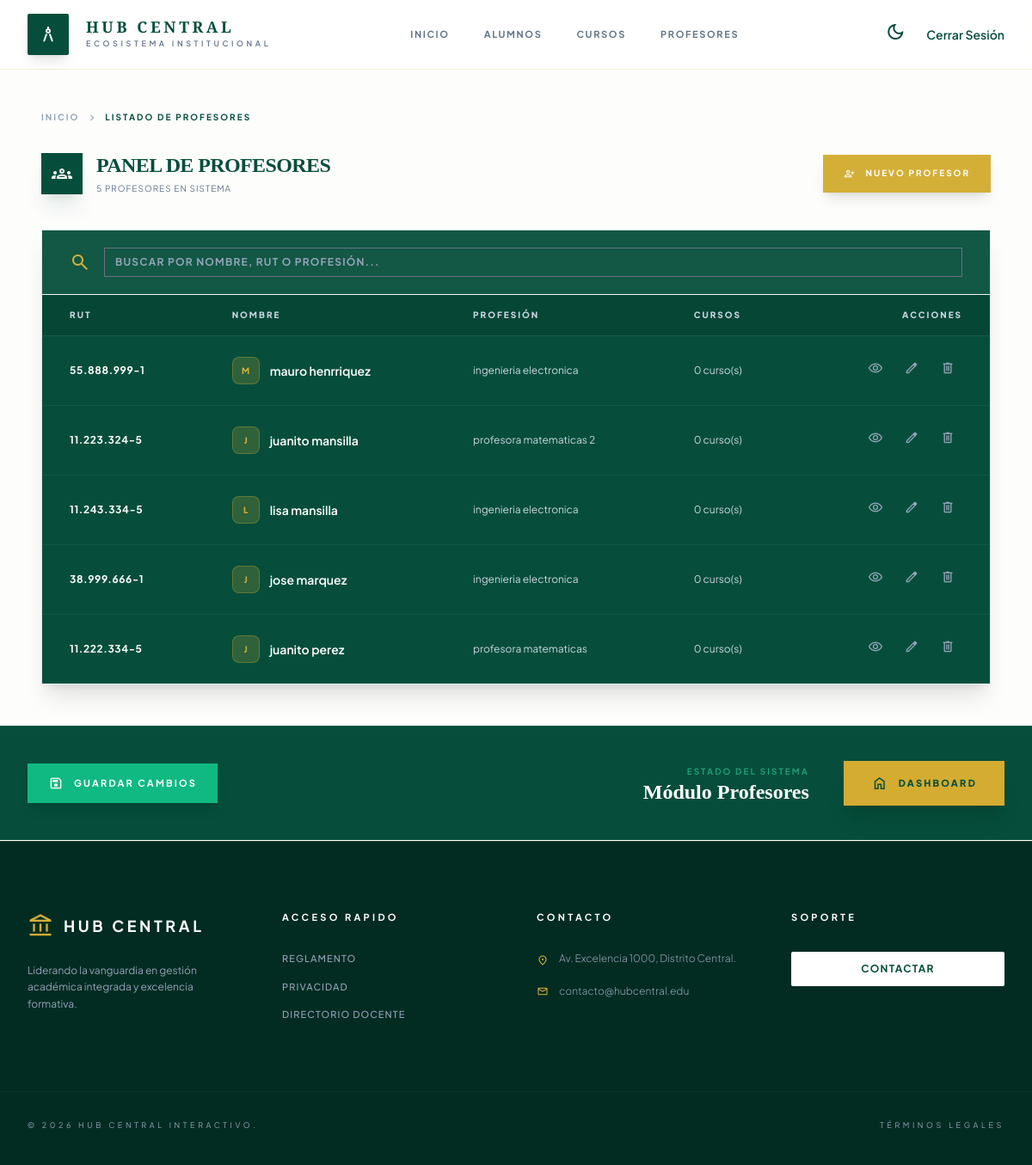
/profesores/lista/ (signed in), run on the app's committed database.
### profesores/models.py (models this page shows, shortened)
class Profesor(models.Model):
    rut = models.CharField(max_length=12, primary_key=True, verbose_name="RUT")
    nombre = models.CharField(max_length=100, verbose_name="Nombre")
    apellido = models.CharField(max_length=100, verbose_name="Apellido")
    fecha_nacimiento = models.DateField(verbose_name="Fecha de Nacimiento")
    profesion = models.CharField(max_length=150, verbose_name="Profesión")
    class Meta:
        verbose_name = "Profesor"
        verbose_name_plural = "Profesores"
        ordering = ['apellido', 'nombre']

### profesores/views.py (the view)
# urls.py: path('lista/', views.lista_profesores, name='lista_profesores'),
@login_required
def lista_profesores(request):
    profesores = Profesor.objects.all()
    contexto = {'lista_profesores': profesores}
    return render(request, 'profesores/lista_profesores.html', contexto)

### profesores/templates/profesores/lista_profesores.html (shortened to what this page needs)
{% extends 'base.html' %}
{% block main %}
    <div class="max-w-6xl mx-auto px-6 py-12">
        <nav class="flex items-center gap-2 text-[10px] font-bold text-slate-400 mb-8 uppercase tracking-[0.2em]">
            <a class="hover:text-primary transition-colors" href="{% url 'base' %}">Inicio</a>
            <span class="material-symbols-outlined text-[14px]">chevron_right</span>
            <span class="text-secondary dark:text-primary">Listado de Profesores</span>
        </nav>
        <div class="flex flex-col md:flex-row md:items-center justify-between gap-6 mb-10">
            <div class="flex items-center gap-4">
                <div class="size-12 bg-secondary dark:bg-primary flex items-center justify-center text-white dark:text-secondary shadow-xl shadow-secondary/10">
                    <span class="material-symbols-outlined">groups</span>
                </div>
                <div>
                    <h1 class="text-2xl font-serif font-bold text-secondary dark:text-white uppercase tracking-tight">
                        Panel de Profesores</h1>
                    <p class="text-slate-500 dark:text-slate-400 text-[10px] uppercase tracking-widest mt-1">
                        {% if lista_profesores %}
                            {{ lista_profesores|length }} Profesor{{ lista_profesores|length|pluralize:"es" }} en sistema
                        {% else %}
                            No hay registros disponibles
                        {% endif %}
                    </p>
                </div>
            </div>
            <a href="{% url 'agregar_profesor' %}"
               class="flex items-center justify-center gap-3 bg-primary hover:bg-secondary text-white dark:text-slate-900 font-bold py-3 px-6 uppercase tracking-[0.2em] text-[10px] transition-all shadow-lg hover:shadow-primary/20">
                <span class="material-symbols-outlined text-sm">person_add</span> Nuevo Profesor
            </a>
        </div>
        {% if lista_profesores %}
            <div class="bg-secondary dark:bg-slate-900/50 border border-slate-200 dark:border-slate-800 shadow-xl overflow-hidden backdrop-blur-sm">
                <div class="px-8 py-5 border-b border-slate-100 dark:border-slate-800 flex items-center gap-4 bg-white/5 dark:bg-transparent">
                    <span class="material-symbols-outlined text-primary">search</span>
                    <input type="text"
                           id="buscador"
                           placeholder="BUSCAR POR NOMBRE, RUT O PROFESIÓN..."
                           onkeyup="filtrarTabla()"
                           class="w-full bg-transparent text-xs font-bold uppercase tracking-widest text-white dark:text-slate-300 placeholder-slate-400 focus:outline-none">
                </div>
                <div class="overflow-x-auto">
                    <table class="min-w-full divide-y divide-slate-100/10 dark:divide-slate-800" id="tablaProfesores">
                        <thead class="bg-black/10 dark:bg-slate-800/30">
                        <tr>
                            <th class="px-8 py-4 text-left text-[10px] font-black text-slate-300 dark:text-slate-500 uppercase tracking-[0.2em]">RUT</th>
                            <th class="px-8 py-4 text-left text-[10px] font-black text-slate-300 dark:text-slate-500 uppercase tracking-[0.2em]">Nombre</th>
                            <th class="px-8 py-4 text-left text-[10px] font-black text-slate-300 dark:text-slate-500 uppercase tracking-[0.2em]">Profesión</th>
                            <th class="px-8 py-4 text-left text-[10px] font-black text-slate-300 dark:text-slate-500 uppercase tracking-[0.2em]">Cursos</th>
                            <th class="px-8 py-4 text-right text-[10px] font-black text-slate-300 dark:text-slate-500 uppercase tracking-[0.2em]">Acciones</th>
                        </tr>
                        </thead>
                        <tbody class="divide-y divide-white/5 dark:divide-slate-800">
                        {% for profesor in lista_profesores %}
                            <tr class="hover:bg-white/5 dark:hover:bg-slate-800/40 transition-colors">
                                <td class="px-8 py-5 whitespace-nowrap text-xs font-bold tracking-wider text-white">{{ profesor.rut }}</td>
                                <td class="px-8 py-5 whitespace-nowrap">
                                    <div class="flex items-center gap-3">
                                        <div class="size-8 rounded-lg bg-primary/20 flex items-center justify-center border border-primary/30">
                                            <span class="text-primary text-[10px] font-black uppercase">{{ profesor.nombre|first }}</span>
                                        </div>
                                        <span class="text-sm font-semibold text-white">{{ profesor.nombre }} {{ profesor.apellido }}</span>
                                    </div>
                                </td>
                                <td class="px-8 py-5 whitespace-nowrap text-xs text-slate-300">{{ profesor.profesion }}</td>
                                <td class="px-8 py-5 whitespace-nowrap text-xs text-slate-300">{{ profesor.cursos.count }} curso(s)</td>
                                <td class="px-8 py-5 whitespace-nowrap text-right">
                                    <div class="flex items-center justify-end gap-2">
                                        <a href="{% url 'detalle_profesor' profesor.rut %}" class="p-2 rounded-lg text-slate-400 hover:text-primary hover:bg-white/10 transition-all"><span class="material-symbols-outlined text-[18px]">visibility</span></a>
                                        <a href="{% url 'editar_profesor' profesor.rut %}" class="p-2 rounded-lg text-slate-400 hover:text-amber-500 hover:bg-white/10 transition-all"><span class="material-symbols-outlined text-[18px]">edit</span></a>
                                        <a href="{% url 'eliminar_profesor' profesor.rut %}" class="p-2 rounded-lg text-slate-400 hover:text-red-500 hover:bg-white/10 transition-all"><span class="material-symbols-outlined text-[18px]">delete</span></a>
                                    </div>
                                </td>
                            </tr>
                        {% endfor %}
                        </tbody>
                    </table>
                </div>
            </div>
        {% endif %}
    </div>
    <div class="px-8 py-10 bg-[#064e3b] border-t border-white/10 flex flex-col md:flex-row items-center justify-between gap-6">
        <div class="flex flex-wrap items-center gap-4">
            <button class="flex items-center gap-3 bg-[#10b981] hover:bg-[#059669] text-white text-[11px] font-bold uppercase tracking-[0.2em] py-3.5 px-6 transition-all shadow-lg active:scale-95">
                <span class="material-symbols-outlined text-[18px]">save</span> Guardar Cambios
            </button>
        </div>
        <div class="flex items-center gap-10">
            <div class="text-right">
                <p class="text-[10px] font-bold text-emerald-400/60 uppercase tracking-[0.2em] mb-1">Estado del Sistema</p>
                <p class="text-2xl font-serif font-bold text-white leading-none">Módulo Profesores</p>
            </div>
            <a href="{% url 'base' %}" class="flex items-center gap-3 bg-[#d4ac31] hover:bg-[#b89528] text-[#064e3b] text-[11px] font-black uppercase tracking-[0.2em] py-4 px-8 transition-all shadow-xl hover:-translate-y-1">
                <span class="material-symbols-outlined text-[20px]">home</span> Dashboard
            </a>
        </div>
    </div>
{% endblock %}

### static/css/estilo.css (style rules this page uses)
:root { --emerald-deep: #064e3b; --emerald-rich: #065f46; --gold-primary: #d4af37; --gold-light: #f4e1a1; --background-base: #fdfdfc; --text-main: #1a2e2a; }

### data on the page
Profesor: rut "55.888.999-1", nombre|first "M", nombre "mauro", apellido "henrriquez", profesion "ingenieria electronica", cursos.count "0"
Profesor: rut "11.223.324-5", nombre|first "J", nombre "juanito", apellido "mansilla", profesion "profesora matematicas 2", cursos.count "0"
Profesor: rut "11.243.334-5", nombre|first "L", nombre "lisa", apellido "mansilla", profesion "ingenieria electronica", cursos.count "0"
Profesor: rut "38.999.666-1", nombre|first "J", nombre "jose", apellido "marquez", profesion "ingenieria electronica", cursos.count "0"
Profesor: rut "11.222.334-5", nombre|first "J", nombre "juanito", apellido "perez", profesion "profesora matematicas", cursos.count "0"

### other printed values
{{ lista_profesores|length }} "5"
